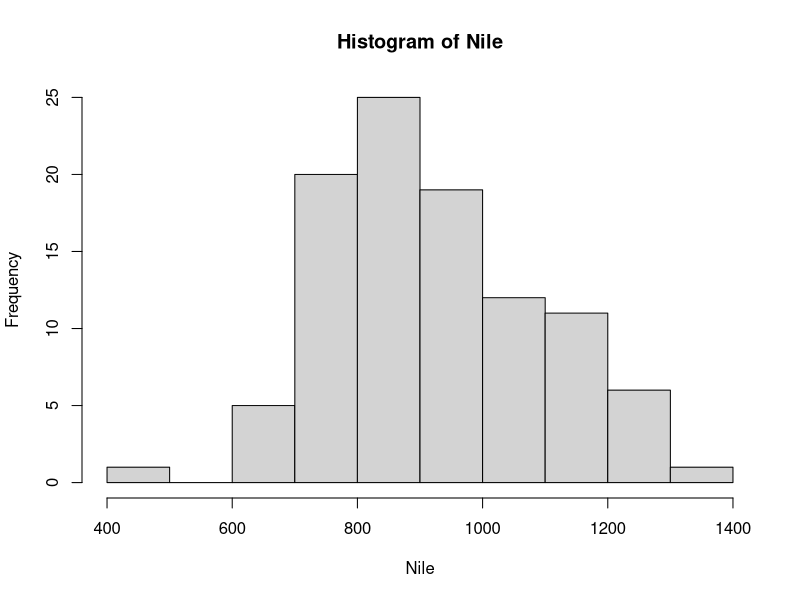
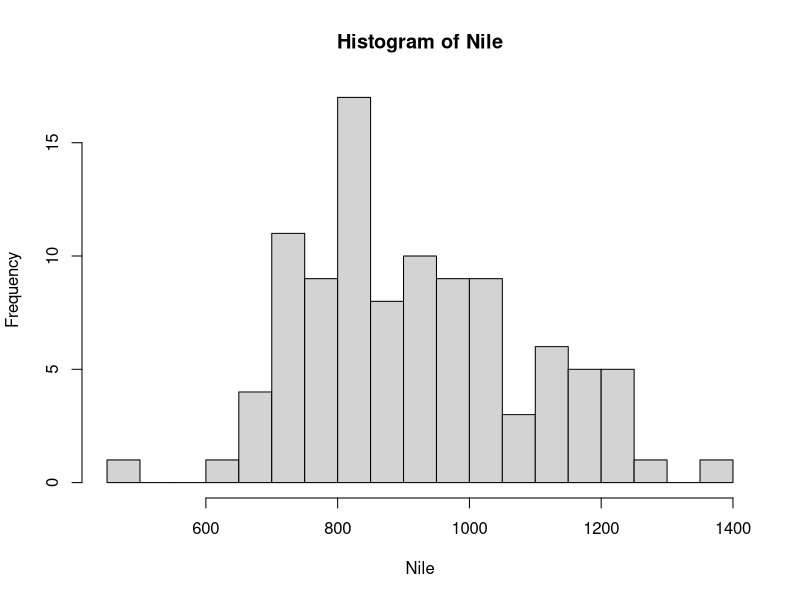

Generate these figures, in order, with R: (Note: this script raises an error after producing the figures.)
#Computes 1 + 1 and prints the output to the console when highlighted.
1+1
#Computes the mean of built-in Nile River data
mean(Nile)
#Another way of typing it
print(mean(Nile))
#Prints out all the Nile data
Nile
#Prints out the length of the Nile dataset
length(Nile)
#Creates a histogram of the nile data in the plots tab
hist(Nile)
#Again creates a histogram with breaks of 20 though
hist(Nile,breaks=20)
#This prints the data from a specific year
Nile[2]
#This concatenates the dates and builds a single vector that includes indicie 2, 5, and 6
Nile[c(2,5,6)]
#This creates a vector of indices 2 - 4
Nile[2:4]
#This creates a vector of indices 81 - 100
Nile[81:100]
# This stores the variables inside n81100
n81100 <- Nile[81:100]
#Takes the mean of the object
mean(n81100)
#Takes the stadnard deviation of the object that we created
sd(n81100)

#This generates the mean from 1945-1960
mean((Nile[74:89]))

#This indexes the newly created variable making 81 the new index 1
n81100[1]
Nile[81]

# This is the beginning of the Hands on R section

56+2
## 58
58*3
## 174
174-6
## 168
168/3
##56

# Prints out numbers 1 - 6 inclusively
1:6

a <- 1 #A stores the value 1
a # Prints the a value
a+2 # 1 + 2 = 3
a # A remains the same value unless otherwise assigned

#R is case sensitive 'Name' and 'name' are different variables

die <- 1:6

my_number <- 1
my_number 
## 1

my_number <- 999
my_number
## 999

#Lists the names of the variables
ls()

die-1
# 0 1 2 3 4 5
#R replaces die with the values that it stores
die/2
# 0.5 1.0 1.5 2.0 2.5 3.0
die*die
#1  4  9 16 25 36

1:2
# This prints 1 - 2
1:4
# this prints 1-4
die
die + 1:9 # This throws an error cannot be longer than the shorter object.
die + 1:3
#VECTOR RECYCLING
# This takes the vector and then adds those values to the existing array

#Inner (Typical) matrix multiplication
die %*% die
#Outer matrix multiplicaton
die %o% die

## 2.3 Functions

#Rounding the number
round(3.9235)

#Factorial of a number
factorial(3)

#Mean of a number
mean(1:6)

mean(die)#Takes the mean of a die
round(mean(die)) #Rounds the mean of the die
#Operates inner to outer


#Sample
sample(x=1:4, size=2)
#This takes in a vector (x) and returns size # of elements from the vector

sample(x=die,size=1)
#This rolls the die! Woo :D
# or written as
sample(die,size=1)

args(round)#This determines the arguments that a function takes
round(3.14125)
round(3.14125, digits = 2)

sample(die,size=2)
#This always provides unique values. Each number is different from the other. It removes it from selection choices

sample(die, size=2, replace=TRUE)
#Replace ensures that there can be duplicates.

dice <- sample(die, size=2, replace=TRUE)
#Saves the sample to dice but ONLY ONE random option. Have to rerun to regenerate.
dice

sum(dice)


## FUNCTIONS
#This is how you build functions that can execute multiple lines of code in a single call.
roll <- function(){
  die <- 1:6
  dice <- sample(die, size = 2, replace = TRUE)
  sum(dice)
  #Last line of code is what the function returns.
  #If no return type is given the function will return nothing.
}
roll()
# This code below doesn't return anyhing because values are being saved to objects.
# dice <- sample(die, size = 2, replace = TRUE)
# two <- 1 + 1
# a <- sqrt(2)

#This throws an error because bones is not defined HOWVER passing it as a parameter will fix this.
# roll2 <- function() {
#   dice <- sample(bones, size = 2, replace = TRUE)
#   sum(dice)
# }

#Passing 1:6 into the argument sets a default value so that no error will occur. otherwise.
roll2 <- function(bones = 1:6){
  dice <- sample(bones, size=2, replace=TRUE)
  sum(dice)
}
roll2(bones = 1:4)
#This calls the function assigning the vector 1:4 to bones which is used in the declaration.

## SECTION 3.2
?sqrt
?log10
?sample
#Typing ?function will provide a detailed descirption of the funciton at hand
# This will incldue the Description, Usage, Arguments, and other sections
# VALUE ---> Shows what the function returns adn if it is a plot it describes what the plot means.
roll <- function(){
  die <- 1:6
  dice <- sample(die, size = 2, replace  = TRUE, prob = c(1/8,1/8,1/8,1/8,1/8,3/8))
  sum(dice)
}

#This takes qplot and makes a quick scatterplot of the values using ggplot2s qplot library
x <- c(-1, -0.8, -0.6, -0.4, -0.2, 0, 0.2, 0.4, 0.6, 0.8, 1)
x
## -1.0 -0.8 -0.6 -0.4 -0.2  0.0  0.2  0.4  0.6  0.8  1.0

y <- x^3
y
## -1.000 -0.512 -0.216 -0.064 -0.008  0.000  0.008
##  0.064  0.216  0.512  1.000

qplot(x, y)



# prob = c(1/8,1/8,1/8,1/8,1/8,3/8))
#This takes a weighted probability of each item in the vector
#Additonally, This is a list concatination that can allow you to make a vector from a list of numbers
# install.packages("ggplot2")
#This installes packages from the internet for R
library("ggplot2")
#This utilizes the library and gives access to it.
roll()
rolls <- replicate(10000,roll())
qplot(rolls,binwidth=1)


#is.vector can test wheather an object is a vector or not and return a boolean value

### Reference these as you go they are valuable tools

#Hands on with R section 11

rolls <- expand.grid(die,die)
rolls
#expand grid prints all of hte possibilites of these two combinations.
rolls$value <- rolls$Var1 + rolls$Var2
head(rolls, 3)
#This is the sum of the two dice stored in clumn value

prob <- c("1" = 1/8, "2" = 1/8, "3" = 1/8, "4" = 1/8, "5" = 1/8, "6" = 3/8)
prob
#ths is the probability table
rolls$Var1
prob[rolls$Var1]
#This keys rolls to the table
rolls$prob2 <- prob[rolls$Var2]
head(rolls,3)
rolls$prob1 <- prob[rolls$Var1]
head(rolls, 3)
rolls$prob <- rolls$prob1 * rolls$prob2
head(rolls,3)

sum(rolls$value * rolls$prob)
#This takes the sum of them

wheel <- c("DD", "7", "BBB", "BB", "B", "C", "0")
combos <- expand.grid(wheel, wheel, wheel, stringsAsFactors = FALSE)
#This makes sure that when we expand.grid it saves the combinations as factors
combos

get_symbols <- function() {
  wheel <- c("DD", "7", "BBB", "BB", "B", "C", "0")
  sample(wheel, size = 3, replace = TRUE,prob = c(0.03, 0.03, 0.06, 0.1, 0.25, 0.01, 0.52))
}
#Next make a lookup table
prob <- c("DD" = 0.03, "7" = 0.03, "BBB" = 0.06, 
          "BB" = 0.1, "B" = 0.25, "C" = 0.01, "0" = 0.52)
combos$prob1 <- prob[combos$Var1]
combos$prob2 <- prob[combos$Var2]
combos$prob3 <- prob[combos$Var3]
head(combos, 3)
#This generates the columns with the probabilities.
combos$prob <- combos$prob1 * combos$prob2 * combos$prob3
head(combos,3) #head of combos with 3 rows
sum(combos$prob)
#This shows that the probabilities sum to one so our math is correct
symbols <- c(combos[1, 1], combos[1, 2], combos[1, 3])
score(symbols)

#New section for loops

#for (valie in that){
 # do this
#}

for (value in c("My", "first", "for", "loop")) {
  print("one run")
}
#Prints one run number of timesi n array 
#value can be changed for word, string, i, or anything etc..

words <- c("My", "fourth", "for", "loop")
chars <- vector(length = 4)
for (i in 1:4) {
  chars[i] <- words[i]
}
chars

#Now make a for loop for prize in combos
combos$prize <- NA
head(combos, 3)

for (i in 1:nrow(combos)) {
  symbols <- c(combos[i, 1], combos[i, 2], combos[i, 3])
  combos$prize[i] <- score(symbols)
}
#This builds a for loob that goes throguh all of the rows and computes score on each entry

sum(combos$prize * combos$prob)
## 0.538014

#11.4 While Loops 
# while (condition) {
#   code
# }
#This takes the code and says while this condition is TRUE then it runs the code

plays_till_broke <- function(start_with) {
  cash <- start_with
  n <- 0
  while (cash > 0) {
    cash <- cash - 1 + play()
    n <- n + 1
  }
  n
}
#this simulates a slot machien and returns the number of times the user gto to play

plays_till_broke(100)

#Repeat loops 
#repeat loops are even more basic than while loops. They will repeat a chunk of code until you tell them to stop (by hitting Escape) or until they encounter the command break, which will stop the loop.
plays_till_broke <- function(start_with) {
  cash <- start_with
  n <- 0
  repeat {
    cash <- cash - 1 + play()
    n <- n + 1
    if (cash <= 0) {
      break
    }
  }
  n
}

plays_till_broke(100)
## 237

##260